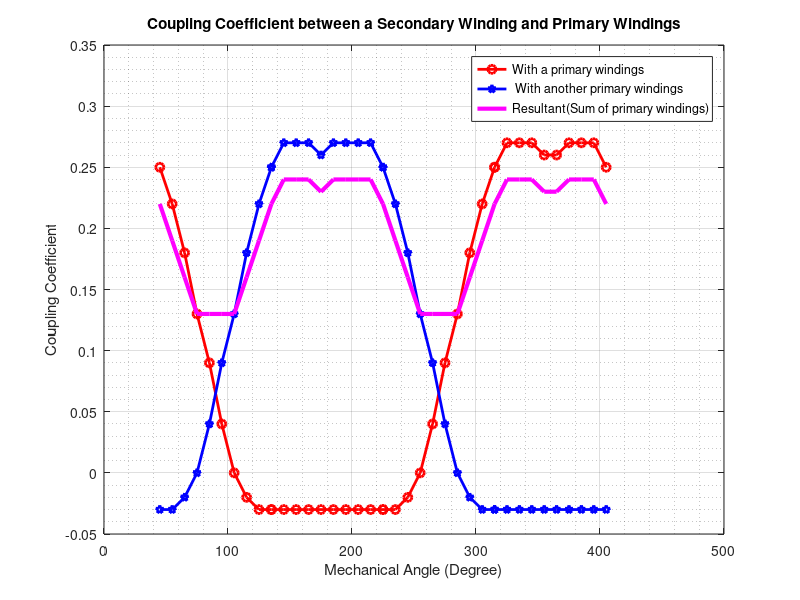

The MATLAB script that drew this image:
load('normal_result.mat');
%%  seconder
angle= 45:10:135;
i=1;
j=3;
s1p1=[normal_0(i,j), normal_10(i,j),normal_20(i,j) ...
    normal_30(i,j), normal_40(i,j), normal_50(i,j) ...
    normal_60(i,j), normal_70(i,j), normal_80(i,j) ...
    normal_90(i,j) ];

i=2;
j=3;
s1p2=[normal_0(i,j), normal_10(i,j),normal_20(i,j) ...
    normal_30(i,j), normal_40(i,j), normal_50(i,j) ...
    normal_60(i,j), normal_70(i,j), normal_80(i,j) ...
    normal_90(i,j)];


figure();
plot(angle,-s1p1,'-or','LineWidth',2);
hold on;
plot(angle,-s1p2,'-pb','LineWidth',2);
hold on ;
plot(angle,-s1p2-s1p1,'m','LineWidth',3);
legend('with primary 1', ' with primary 2','between both')
grid on;
grid minor;
title('Coupling Coefficient of 1 secondary')
%%

angle= 45:10:135;
angle=angle+90;
i=1;
j=4;
s2p1=[normal_0(i,j), normal_10(i,j),normal_20(i,j) ...
    normal_30(i,j), normal_40(i,j), normal_50(i,j) ...
    normal_60(i,j), normal_70(i,j), normal_80(i,j) ...
    normal_90(i,j) ];

i=2;
j=4;
s2p2=[normal_0(i,j), normal_10(i,j),normal_20(i,j) ...
    normal_30(i,j), normal_40(i,j), normal_50(i,j) ...
    normal_60(i,j), normal_70(i,j), normal_80(i,j) ...
    normal_90(i,j)];


% figure();
plot(angle,-s2p1,'-or','LineWidth',2);
hold on;
plot(angle,-s2p2,'-pb','LineWidth',2);
hold on ;
plot(angle,-s2p2-s2p1,'m','LineWidth',3);
legend('with primary 1', ' with primary 2','between both')
title('Coupling Coefficient of 1 secondary')
%%
angle= 45:10:135;
angle=angle+180;
i=1;
j=5;
s3p1=[normal_0(i,j), normal_10(i,j),normal_20(i,j) ...
    normal_30(i,j), normal_40(i,j), normal_50(i,j) ...
    normal_60(i,j), normal_70(i,j), normal_80(i,j) ...
    normal_90(i,j) ];

i=2;
j=5;
s3p2=[normal_0(i,j), normal_10(i,j),normal_20(i,j) ...
    normal_30(i,j), normal_40(i,j), normal_50(i,j) ...
    normal_60(i,j), normal_70(i,j), normal_80(i,j) ...
    normal_90(i,j)];


% figure();
plot(angle,-s3p1,'-or','LineWidth',2);
hold on;
plot(angle,-s3p2,'-pb','LineWidth',2);
hold on ;
plot(angle,-s3p2-s3p1,'m','LineWidth',3);
legend('with primary 1', ' with primary 2','between both')
title('Coupling Coefficient of 1 secondary')
%%

angle= 45:10:135;
angle=angle+270;
i=1;
j=6;
s4p1=[normal_0(i,j), normal_10(i,j),normal_20(i,j) ...
    normal_30(i,j), normal_40(i,j), normal_50(i,j) ...
    normal_60(i,j), normal_70(i,j), normal_80(i,j) ...
    normal_90(i,j) ];

i=2;
j=6;
s4p2=[normal_0(i,j), normal_10(i,j),normal_20(i,j) ...
    normal_30(i,j), normal_40(i,j), normal_50(i,j) ...
    normal_60(i,j), normal_70(i,j), normal_80(i,j) ...
    normal_90(i,j)];

%%
% figure();
plot(angle,-s4p1,'-or','LineWidth',2);
hold on;
plot(angle,-s4p2,'-pb','LineWidth',2);
hold on ;
plot(angle,-s4p2-s4p1,'m','LineWidth',3);
legend('With a primary windings', ' With another primary windings','Resultant(Sum of primary windings)')
title('Coupling Coefficient between a Secondary Winding and Primary Windings')
xlabel('Mechanical Angle (Degree)');
ylabel('Coupling Coefficient')
